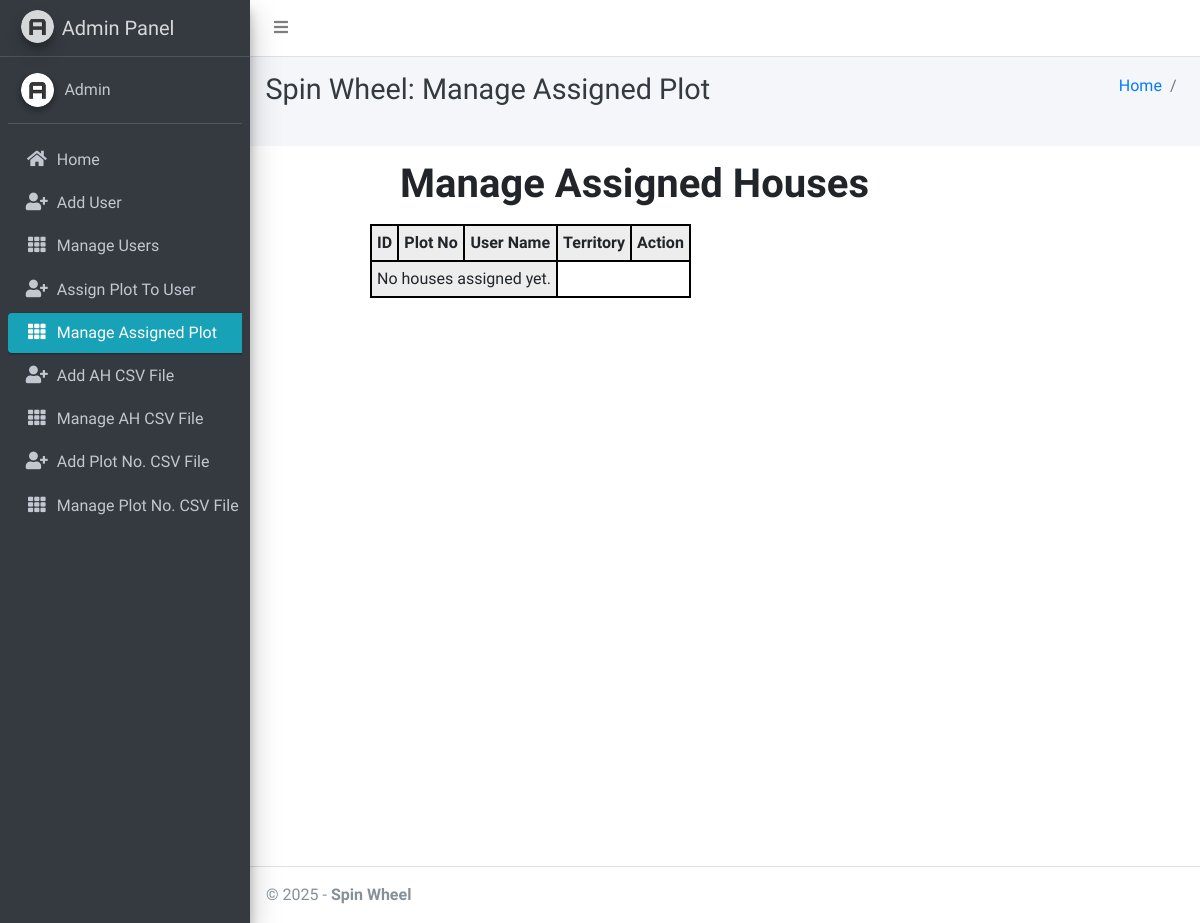
Before: /assign_house_display/ with the older database file.
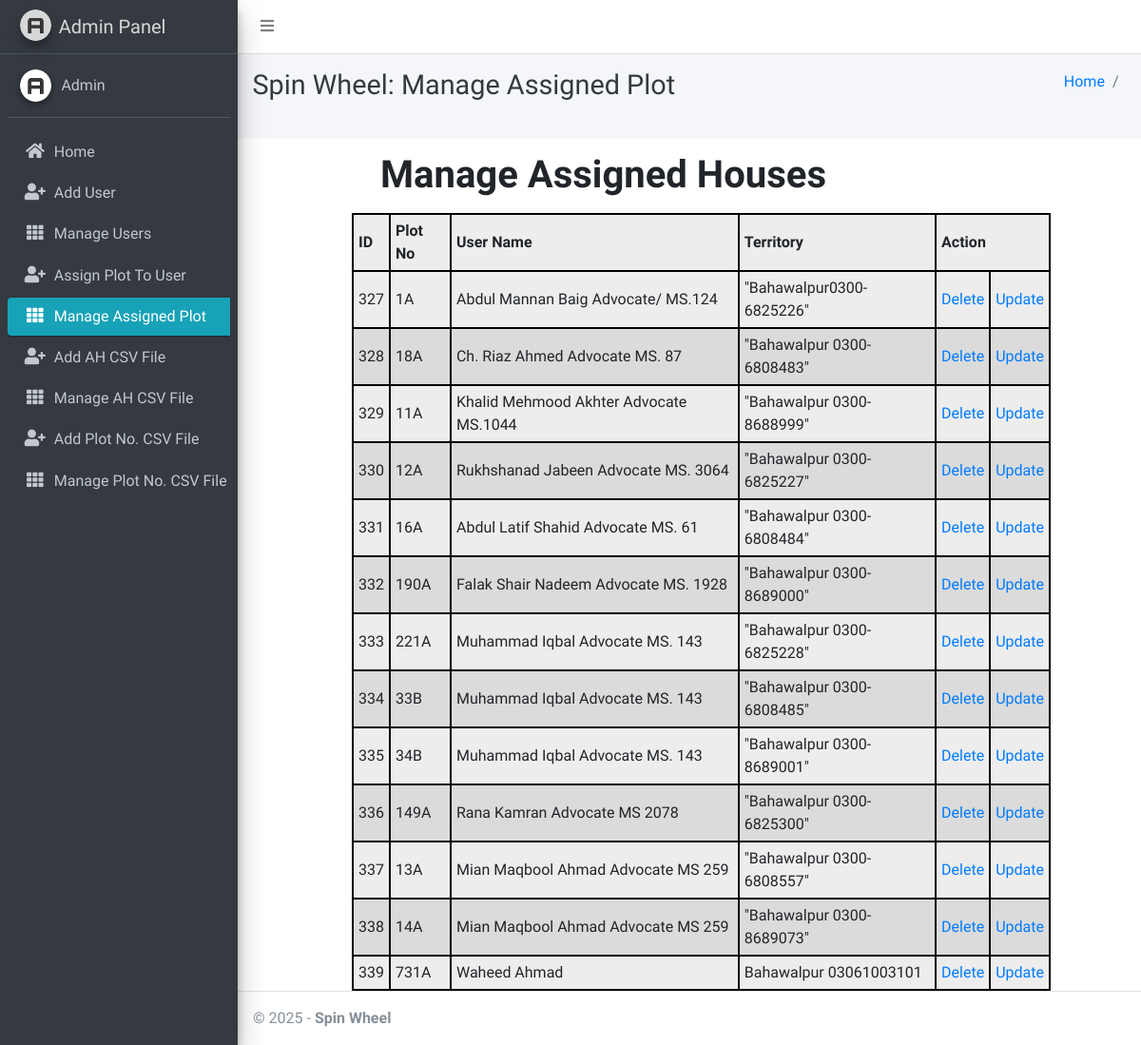
After: the same page with the newer database file.
### spinapp/models.py (models this page shows, shortened)
class AssignedHouse(models.Model):
    user = models.ForeignKey(User, on_delete=models.CASCADE)
    house_number = models.CharField(max_length=100, unique=True)

class User(models.Model):
    name = models.CharField(max_length=150)
    territory  = models.CharField(max_length=200)

### spinapp/views.py (the view)
# urls.py: path('assign_house_display/', views.assign_house_display, name='assign_house_display'),
def assign_house_display(request):
    assigned_houses = AssignedHouse.objects.select_related("user").all()
    return render(request, "assignhouse/display_assigned_houses.html", {"assigned_houses": assigned_houses})

### template/assignhouse/display_assigned_houses.html (shortened to what this page needs)
{% extends 'main_admin/base.html' %}
{% load static %}
{% block secondnavbar %}
<div class="content-header">
  <div class="container-fluid">
    <div class="row mb-2">
      <div class="col-sm-6">
        <h1 class="m-0 text-dark">
          {% block page_title %} Spin Wheel: Manage Assigned Plot{% endblock page_title %}
        </h1>
      </div>
      <div class="col-sm-6">
        <ol class="breadcrumb float-sm-right">
          <li class="breadcrumb-item">
            <a href="http://127.0.0.1:8000/adminpanel/">Home</a>
          </li>
          <li class="breadcrumb-item active">{{ page_title }}</li>
        </ol>
      </div>
    </div>
  </div>
</div>
<section class="content">
  <div class="container-fluid">
    <div class="row">
      <div class="col-md-12">
      </div>
    </div>
  </div>
</section>
{% endblock secondnavbar %}
{% block bodycontent %}
<div class="heads">
  <div class="userform">
      <h1><label for="email" class="form-label">Manage Assigned Houses</label></h1>
      <table>
        <thead>
          <th>ID</th>
          <th>Plot No</th>
          <th>User Name</th>
          <th>Territory</th>
          <th colspan="2">Action</th>
        </thead>
        <tbody>
            {% for assigned_houses in assigned_houses %}
          <tr>
            <td>{{assigned_houses.user.id}}</td>
            <td>{{ assigned_houses.house_number }}</td>
            <td>{{ assigned_houses.user.name }}</td>
            <td>{{ assigned_houses.user.territory }}</td>
            <td><a href="/delassignhouse/{{assigned_houses.id}}"> Delete </a></td>
            <td><a href="/updateassignhouse/{{assigned_houses.id}}"> Update </a></td>
          </tr>
          {% empty %}
          <tr>
            <td colspan="3">No houses assigned yet.</td>
          </tr>
          {% endfor %}
        </tbody>
      </table>
  </div>
</div>
{% endblock bodycontent %}

Changed rows visible on the page:
added AssignedHouse: user.id "327", house_number "1A", user.name "Abdul Mannan Baig Advocate/ MS.124", user.territory "\"Bahawalpur0300-6825226\""
added AssignedHouse: user.id "328", house_number "18A", user.name "Ch. Riaz Ahmed Advocate MS. 87", user.territory "\"Bahawalpur 0300-6808483\""
added AssignedHouse: user.id "329", house_number "11A", user.name "Khalid Mehmood Akhter Advocate MS.1044", user.territory "\"Bahawalpur 0300-8688999\""
added AssignedHouse: user.id "330", house_number "12A", user.name "Rukhshanad Jabeen Advocate MS. 3064", user.territory "\"Bahawalpur 0300-6825227\""
added AssignedHouse: user.id "331", house_number "16A", user.name "Abdul Latif Shahid Advocate MS. 61", user.territory "\"Bahawalpur 0300-6808484\""
added AssignedHouse: user.id "332", house_number "190A", user.name "Falak Shair Nadeem Advocate MS. 1928", user.territory "\"Bahawalpur 0300-8689000\""
added AssignedHouse: user.id "333", house_number "221A", user.name "Muhammad Iqbal Advocate MS. 143", user.territory "\"Bahawalpur 0300-6825228\""
added AssignedHouse: user.id "334", house_number "33B", user.name "Muhammad Iqbal Advocate MS. 143", user.territory "\"Bahawalpur 0300-6808485\""
added AssignedHouse: user.id "335", house_number "34B", user.name "Muhammad Iqbal Advocate MS. 143", user.territory "\"Bahawalpur 0300-8689001\""
added AssignedHouse: user.id "336", house_number "149A", user.name "Rana Kamran Advocate MS 2078", user.territory "\"Bahawalpur 0300-6825300\""
added AssignedHouse: user.id "337", house_number "13A", user.name "Mian Maqbool Ahmad Advocate MS 259", user.territory "\"Bahawalpur 0300-6808557\""
added AssignedHouse: user.id "338", house_number "14A", user.name "Mian Maqbool Ahmad Advocate MS 259", user.territory "\"Bahawalpur 0300-8689073\""
added AssignedHouse: user.id "339", house_number "731A", user.name "Waheed Ahmad", user.territory "Bahawalpur 03061003101"
Other visible differences:
text no longer shown: "No houses assigned yet."
